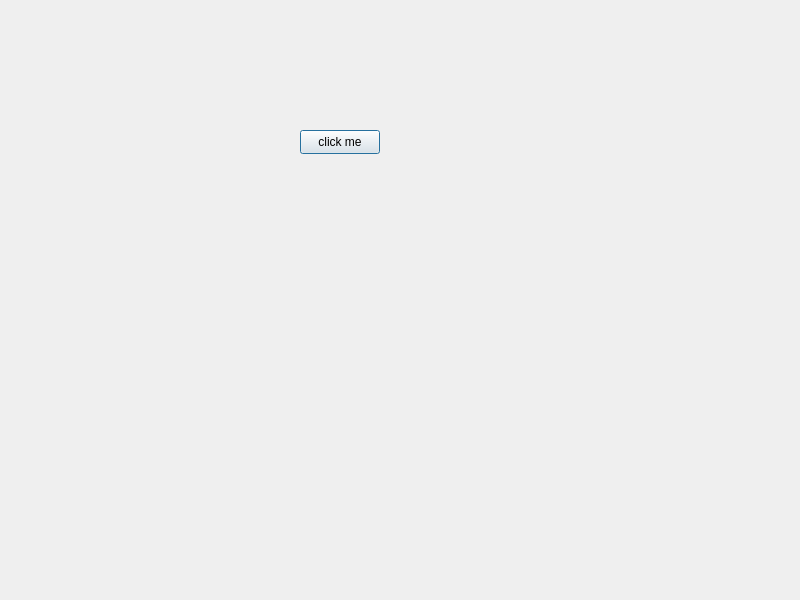
<?xml version="1.0" encoding="UTF-8"?>
<ui version="4.0">
 <class>Dialog</class>
 <widget class="QDialog" name="Dialog">
  <property name="geometry">
   <rect>
    <x>0</x>
    <y>0</y>
    <width>800</width>
    <height>600</height>
   </rect>
  </property>
  <property name="windowTitle">
   <string>Dialog</string>
  </property>
  <widget class="QPushButton" name="pushButton">
   <property name="geometry">
    <rect>
     <x>300</x>
     <y>130</y>
     <width>80</width>
     <height>24</height>
    </rect>
   </property>
   <property name="text">
    <string>click me</string>
   </property>
  </widget>
 </widget>
 <resources/>
 <connections/>
</ui>
